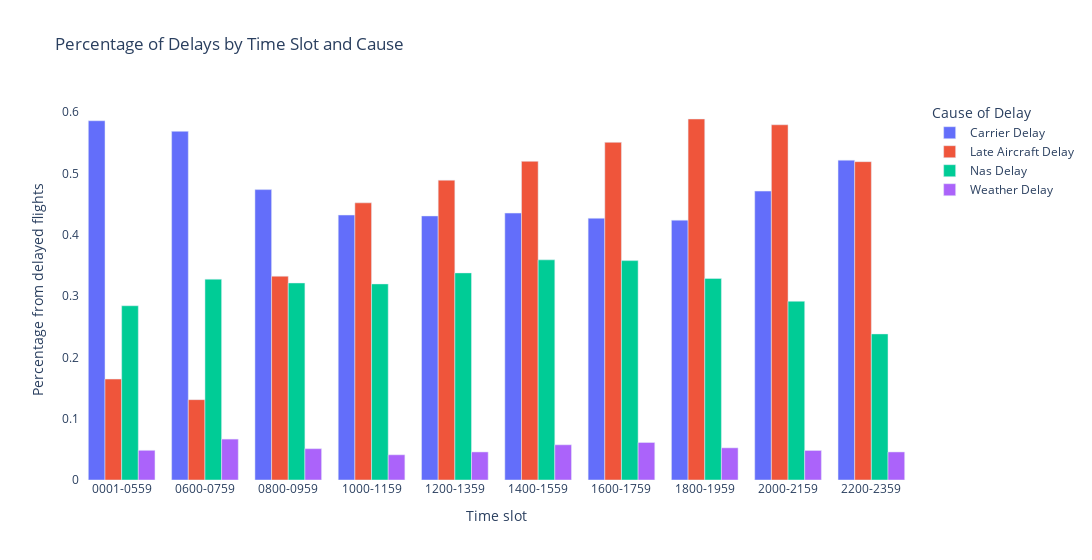

Here is the notebook cell this chart was saved with:
### Code cell
df_prov = df[df['DEP_DEL15']==1].groupby(['DEP_TIME_BLK']).LATE_AIRCRAFT_DELAY.mean().reset_index() \
    .merge(df[df['DEP_DEL15']==1].groupby(['DEP_TIME_BLK']).CARRIER_DELAY.mean().reset_index()) \
    .merge(df[df['DEP_DEL15']==1].groupby(['DEP_TIME_BLK']).NAS_DELAY.mean().reset_index()) \
    .merge(df[df['DEP_DEL15']==1].groupby(['DEP_TIME_BLK']).WEATHER_DELAY.mean().reset_index())

fig = px.bar(
    df_prov, x="DEP_TIME_BLK", y=["CARRIER_DELAY", "LATE_AIRCRAFT_DELAY", 'NAS_DELAY', 'WEATHER_DELAY'], 
    title="Percentage of Delays by Time Slot and Cause", width=1100
)

fig.update_layout(barmode='group', plot_bgcolor='white',
                  xaxis_title='Time slot', yaxis_title='Percentage from delayed flights',
                  legend_title="Cause of Delay")

newnames = {'CARRIER_DELAY': 'Carrier Delay', 'LATE_AIRCRAFT_DELAY': 'Late Aircraft Delay', 
            'NAS_DELAY': 'Nas Delay', 'WEATHER_DELAY': 'Weather Delay'}
fig.for_each_trace(lambda t: t.update(name = newnames[t.name]))

fig.show()

# fig.update_layout({
# 'plot_bgcolor': 'rgba(0, 0, 0, 0)',
# 'paper_bgcolor': 'rgba(0, 0, 0, 0)',
# })

### Figure 1 — Plotly figure (JSON) as saved in the notebook; plotly's stock layout.template omitted (floating-point values rounded to 4 significant figures)
{"data": [{"alignmentgroup": "True", "hovertemplate": "variable=CARRIER_DELAY<br>DEP_TIME_BLK=%{x}<br>value=%{y}<extra></extra>", "legendgroup": "CARRIER_DELAY", "marker": {"color": "#636efa", "pattern": {"shape": ""}}, "name": "Carrier Delay", "offsetgroup": "CARRIER_DELAY", "orientation": "v", "showlegend": true, "textposition": "auto", "type": "bar", "x": ["0001-0559", "0600-0759", "0800-0959", "1000-1159", "1200-1359", "1400-1559", "1600-1759", "1800-1959", "2000-2159", "2200-2359"], "xaxis": "x", "y": [0.5861, 0.5688, 0.4738, 0.4323, 0.4308, 0.4354, 0.427, 0.4239, 0.4713, 0.5218], "yaxis": "y"}, {"alignmentgroup": "True", "hovertemplate": "variable=LATE_AIRCRAFT_DELAY<br>DEP_TIME_BLK=%{x}<br>value=%{y}<extra></extra>", "legendgroup": "LATE_AIRCRAFT_DELAY", "marker": {"color": "#EF553B", "pattern": {"shape": ""}}, "name": "Late Aircraft Delay", "offsetgroup": "LATE_AIRCRAFT_DELAY", "orientation": "v", "showlegend": true, "textposition": "auto", "type": "bar", "x": ["0001-0559", "0600-0759", "0800-0959", "1000-1159", "1200-1359", "1400-1559", "1600-1759", "1800-1959", "2000-2159", "2200-2359"], "xaxis": "x", "y": [0.1647, 0.1311, 0.3325, 0.4522, 0.4892, 0.5199, 0.5508, 0.5889, 0.5795, 0.5193], "yaxis": "y"}, {"alignmentgroup": "True", "hovertemplate": "variable=NAS_DELAY<br>DEP_TIME_BLK=%{x}<br>value=%{y}<extra></extra>", "legendgroup": "NAS_DELAY", "marker": {"color": "#00cc96", "pattern": {"shape": ""}}, "name": "Nas Delay", "offsetgroup": "NAS_DELAY", "orientation": "v", "showlegend": true, "textposition": "auto", "type": "bar", "x": ["0001-0559", "0600-0759", "0800-0959", "1000-1159", "1200-1359", "1400-1559", "1600-1759", "1800-1959", "2000-2159", "2200-2359"], "xaxis": "x", "y": [0.2843, 0.3276, 0.3214, 0.3199, 0.3379, 0.3592, 0.3579, 0.3288, 0.2916, 0.2383], "yaxis": "y"}, {"alignmentgroup": "True", "hovertemplate": "variable=WEATHER_DELAY<br>DEP_TIME_BLK=%{x}<br>value=%{y}<extra></extra>", "legendgroup": "WEATHER_DELAY", "marker": {"color": "#ab63fa", "pattern": {"shape": ""}}, "name": "Weather Delay", "offsetgroup": "WEATHER_DELAY", "orientation": "v", "showlegend": true, "textposition": "auto", "type": "bar", "x": ["0001-0559", "0600-0759", "0800-0959", "1000-1159", "1200-1359", "1400-1559", "1600-1759", "1800-1959", "2000-2159", "2200-2359"], "xaxis": "x", "y": [0.04843, 0.06675, 0.05109, 0.04113, 0.04578, 0.05745, 0.06118, 0.05247, 0.04819, 0.04576], "yaxis": "y"}], "layout": {"barmode": "group", "legend": {"title": {"text": "Cause of Delay"}, "tracegroupgap": 0}, "plot_bgcolor": "white", "title": {"text": "Percentage of Delays by Time Slot and Cause"}, "width": 1100, "xaxis": {"anchor": "y", "domain": [0, 1], "title": {"text": "Time slot"}}, "yaxis": {"anchor": "x", "domain": [0, 1], "title": {"text": "Percentage from delayed flights"}}}}
